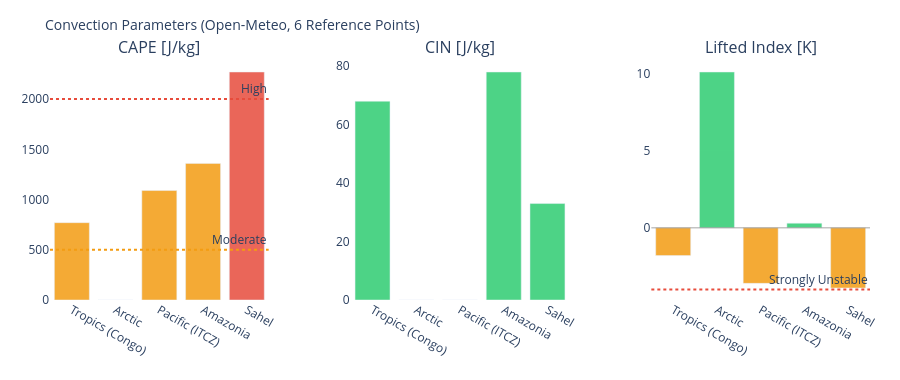

The notebook cell saved with this chart:
### Markdown cell above
---
## 3. Visualizations

### Code cell
# ============================================================
# CAPE / CIN / LIFTED INDEX – Convection potential
# ============================================================

if not df_atm.empty:
    fig = make_subplots(
        rows=1, cols=3,
        subplot_titles=['CAPE [J/kg]', 'CIN [J/kg]', 'Lifted Index [K]'],
        horizontal_spacing=0.1
    )
    pts = df_atm['point'].tolist()
    pt_colors = ['#E85D24','#185FA5','#888780','#378ADD','#639922','#F2A623']

    # CAPE – höher = mehr Gewitterpotential
    cape_vals = df_atm['cape'].fillna(0).tolist()
    cape_colors = ['#e74c3c' if v > 2000 else '#f39c12' if v > 500 else '#2ecc71'
                   for v in cape_vals]
    fig.add_trace(go.Bar(x=pts, y=cape_vals, marker_color=cape_colors,
                         opacity=0.85, showlegend=False), row=1, col=1)
    fig.add_hline(y=2000, line_dash='dot', line_color='#e74c3c',
                  annotation_text='High', row=1, col=1)
    fig.add_hline(y=500,  line_dash='dot', line_color='#f39c12',
                  annotation_text='Moderate', row=1, col=1)

    # CIN – negativer = stärker gedeckelt (weniger Auslöse)
    cin_vals = df_atm['cin'].fillna(0).tolist()
    cin_colors = ['#e74c3c' if v < -200 else '#f39c12' if v < -50 else '#2ecc71'
                  for v in cin_vals]
    fig.add_trace(go.Bar(x=pts, y=cin_vals, marker_color=cin_colors,
                         opacity=0.85, showlegend=False), row=1, col=2)

    # Lifted Index – negativ = instabil
    li_vals = df_atm['li'].fillna(0).tolist()
    li_colors = ['#e74c3c' if v < -4 else '#f39c12' if v < 0 else '#2ecc71'
                 for v in li_vals]
    fig.add_trace(go.Bar(x=pts, y=li_vals, marker_color=li_colors,
                         opacity=0.85, showlegend=False), row=1, col=3)
    fig.add_hline(y=0, line_color='gray', line_width=0.7, row=1, col=3)
    fig.add_hline(y=-4, line_dash='dot', line_color='#e74c3c',
                  annotation_text='Strongly Unstable', row=1, col=3)

    fig.update_layout(
        title=dict(text='Convection Parameters (Open-Meteo, 6 Reference Points)', font=dict(size=14)),
        height=380, plot_bgcolor='rgba(0,0,0,0)', paper_bgcolor='rgba(0,0,0,0)',
        margin=dict(l=50, r=30, t=60, b=80)
    )
    fig.update_xaxes(tickangle=30)
    fig.show()

### Figure 1 — Plotly figure (JSON) as saved in the notebook; plotly's stock layout.template omitted (floating-point values rounded to 4 significant figures)
{"data": [{"marker": {"color": ["#f39c12", "#2ecc71", "#f39c12", "#f39c12", "#e74c3c"]}, "opacity": 0.85, "showlegend": false, "type": "bar", "x": ["Tropics (Congo)", "Arctic", "Pacific (ITCZ)", "Amazonia", "Sahel"], "xaxis": "x", "y": [770.0, 0.0, 1090.0, 1360.0, 2270.0], "yaxis": "y"}, {"marker": {"color": ["#2ecc71", "#2ecc71", "#2ecc71", "#2ecc71", "#2ecc71"]}, "opacity": 0.85, "showlegend": false, "type": "bar", "x": ["Tropics (Congo)", "Arctic", "Pacific (ITCZ)", "Amazonia", "Sahel"], "xaxis": "x2", "y": [68.0, 0.0, 0.0, 78.0, 33.0], "yaxis": "y2"}, {"marker": {"color": ["#f39c12", "#2ecc71", "#f39c12", "#2ecc71", "#f39c12"]}, "opacity": 0.85, "showlegend": false, "type": "bar", "x": ["Tropics (Congo)", "Arctic", "Pacific (ITCZ)", "Amazonia", "Sahel"], "xaxis": "x3", "y": [-1.8, 10.1, -3.6, 0.3, -3.9], "yaxis": "y3"}], "layout": {"annotations": [{"font": {"size": 16}, "showarrow": false, "text": "CAPE [J/kg]", "x": 0.1333, "xanchor": "center", "xref": "paper", "y": 1.0, "yanchor": "bottom", "yref": "paper"}, {"font": {"size": 16}, "showarrow": false, "text": "CIN [J/kg]", "x": 0.5, "xanchor": "center", "xref": "paper", "y": 1.0, "yanchor": "bottom", "yref": "paper"}, {"font": {"size": 16}, "showarrow": false, "text": "Lifted Index [K]", "x": 0.8667, "xanchor": "center", "xref": "paper", "y": 1.0, "yanchor": "bottom", "yref": "paper"}, {"showarrow": false, "text": "High", "x": 1, "xanchor": "right", "xref": "x domain", "y": 2000, "yanchor": "bottom", "yref": "y"}, {"showarrow": false, "text": "Moderate", "x": 1, "xanchor": "right", "xref": "x domain", "y": 500, "yanchor": "bottom", "yref": "y"}, {"showarrow": false, "text": "Strongly Unstable", "x": 1, "xanchor": "right", "xref": "x3 domain", "y": -4, "yanchor": "bottom", "yref": "y3"}], "height": 380, "margin": {"b": 80, "l": 50, "r": 30, "t": 60}, "paper_bgcolor": "rgba(0,0,0,0)", "plot_bgcolor": "rgba(0,0,0,0)", "shapes": [{"line": {"color": "#e74c3c", "dash": "dot"}, "type": "line", "x0": 0, "x1": 1, "xref": "x domain", "y0": 2000, "y1": 2000, "yref": "y"}, {"line": {"color": "#f39c12", "dash": "dot"}, "type": "line", "x0": 0, "x1": 1, "xref": "x domain", "y0": 500, "y1": 500, "yref": "y"}, {"line": {"color": "gray", "width": 0.7}, "type": "line", "x0": 0, "x1": 1, "xref": "x3 domain", "y0": 0, "y1": 0, "yref": "y3"}, {"line": {"color": "#e74c3c", "dash": "dot"}, "type": "line", "x0": 0, "x1": 1, "xref": "x3 domain", "y0": -4, "y1": -4, "yref": "y3"}], "title": {"font": {"size": 14}, "text": "Convection Parameters (Open-Meteo, 6 Reference Points)"}, "xaxis": {"anchor": "y", "domain": [0.0, 0.2667], "tickangle": 30}, "xaxis2": {"anchor": "y2", "domain": [0.3667, 0.6333], "tickangle": 30}, "xaxis3": {"anchor": "y3", "domain": [0.7333, 1.0], "tickangle": 30}, "yaxis": {"anchor": "x", "domain": [0.0, 1.0]}, "yaxis2": {"anchor": "x2", "domain": [0.0, 1.0]}, "yaxis3": {"anchor": "x3", "domain": [0.0, 1.0]}}}
